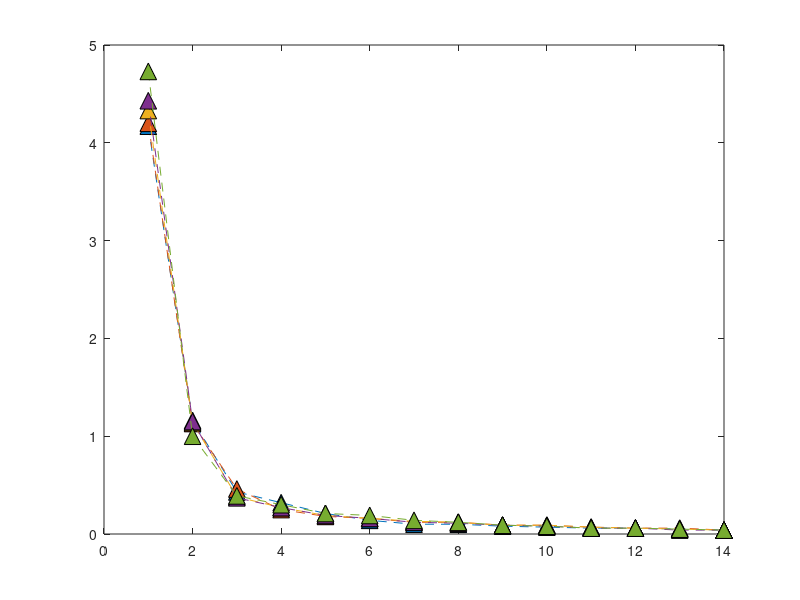

Write the MATLAB code that produced this figure. (Note: this script raises an error after producing the figure.)
clear;
close all;
%AS3959 firebrand mass flux horizontal distribution Mallee FDI50 

Firebrand_flux_BAL12p5 = [4.17	1.16	0.43	0.32	0.21	0.14	0.10	0.10	0.08	0.07	0.06	0.06	0.05	0.04];
Firebrand_flux_BAL19 = [4.20	1.13	0.46	0.25	0.18	0.16	0.12	0.12	0.09	0.09	0.07	0.06	0.06	0.04];
Firebrand_flux_BAL29 = [4.33	1.14	0.38	0.27	0.19	0.16	0.13	0.12	0.09	0.09	0.07	0.06	0.05	0.04];
Firebrand_flux_BAL40 = [4.43	1.15	0.37	0.27	0.19	0.16	0.12	0.11	0.09	0.08	0.06	0.06	0.04	0.04];
Firebrand_flux_BALFZ = [4.73	1.00	0.39	0.30	0.21	0.19	0.14	0.12	0.09	0.08	0.06	0.06	0.05	0.04];

plot([Firebrand_flux_BAL12p5],'^--','MarkerSize',12,'MarkerEdgeColor','black','MarkerFaceColor',[0, 0.4470, 0.7410]);
hold on
plot([Firebrand_flux_BAL19],'^--','MarkerSize',12,'MarkerEdgeColor','black','MarkerFaceColor',[0.8500, 0.3250, 0.0980]);
plot([Firebrand_flux_BAL29],'^--','MarkerSize',12,'MarkerEdgeColor','black','MarkerFaceColor',[0.9290, 0.6940, 0.1250]);
plot([Firebrand_flux_BAL40],'^--','MarkerSize',12,'MarkerEdgeColor','black','MarkerFaceColor',[0.4940, 0.1840, 0.5560]);
plot([Firebrand_flux_BALFZ],'^--','MarkerSize',12,'MarkerEdgeColor','black','MarkerFaceColor',[0.4660, 0.6740, 0.1880]);
ax = gca;
ax.XTickLabels = {'x=132 m~138 m','x=138 m~144 m','x=144 m~150 m','x=150 m~ 156 m','x=156 m~162 m','x=162 m~168 m','x=168 m~174 m','x=174 m~180 m','x=180 m~186 m','x=186 m~192 m','x=192 m~198 m','x=198 m~204 m','x=204 m~210 m','x=210 m~216 m'};

grid on;


box on
xtickangle(45)
xlabel('Location of the horizontal plane','FontWeight','bold','FontSize',20,...
    'FontName','Calibri');
ylabel('Firebrand mass flux (kg.s^{-1})','FontWeight','bold','FontSize',20,...
    'FontName','Calibri');

set(gca,'fontsize',18);

legend('BAL 12.5','BAL 19','BAL 29','BAL 40','BAL FZ')